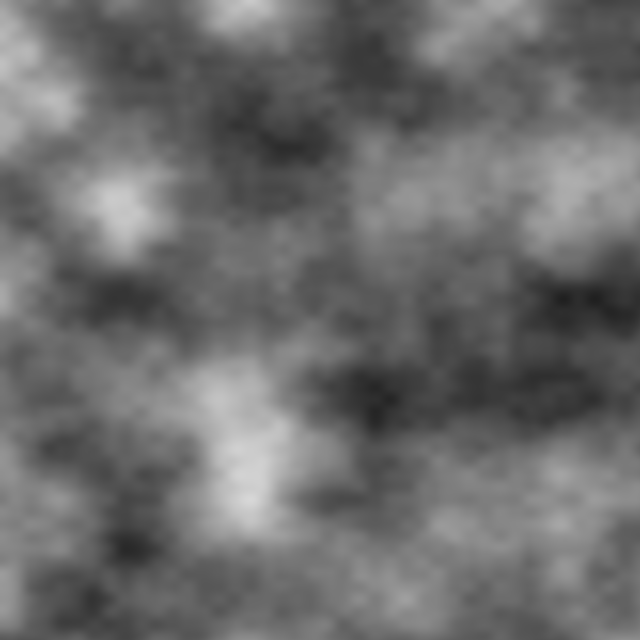
Frame 1 (no input)
Frame 2 (the mouse pressed at the canvas centre, redrawn once): identical to frame 1, image omitted

The Processing sketch that drew this single still picture (run headless with seeded random() and noise(); the mouse was pressed at the canvas centre and the sketch redrawn once):

// Processing sketch: inclass_noise2D
// ── inclass_noise2D.pde
float xOff = 0;
float yOff = 0;

void setup() {
  size(640, 640);
  noLoop();
}

void draw() {
  loadPixels();
  yOff = 0.0;
  for (int y=0; y<height; y++) {
    yOff += .01;
    xOff = 0;
    for (int x=0; x<width; x++) {
      float brightness = noise(xOff, yOff) * 255;
      xOff += .008;
      int loc = x + y*width;
      pixels[loc] = color(brightness);
    }
  }
  updatePixels();
  //background(0);
  //float x = width * noise(xOff);
  //float y = height * noise(yOff);
  //ellipse(x, y, 30, 30);
  //xOff += .01;
  //yOff += .005;
}
